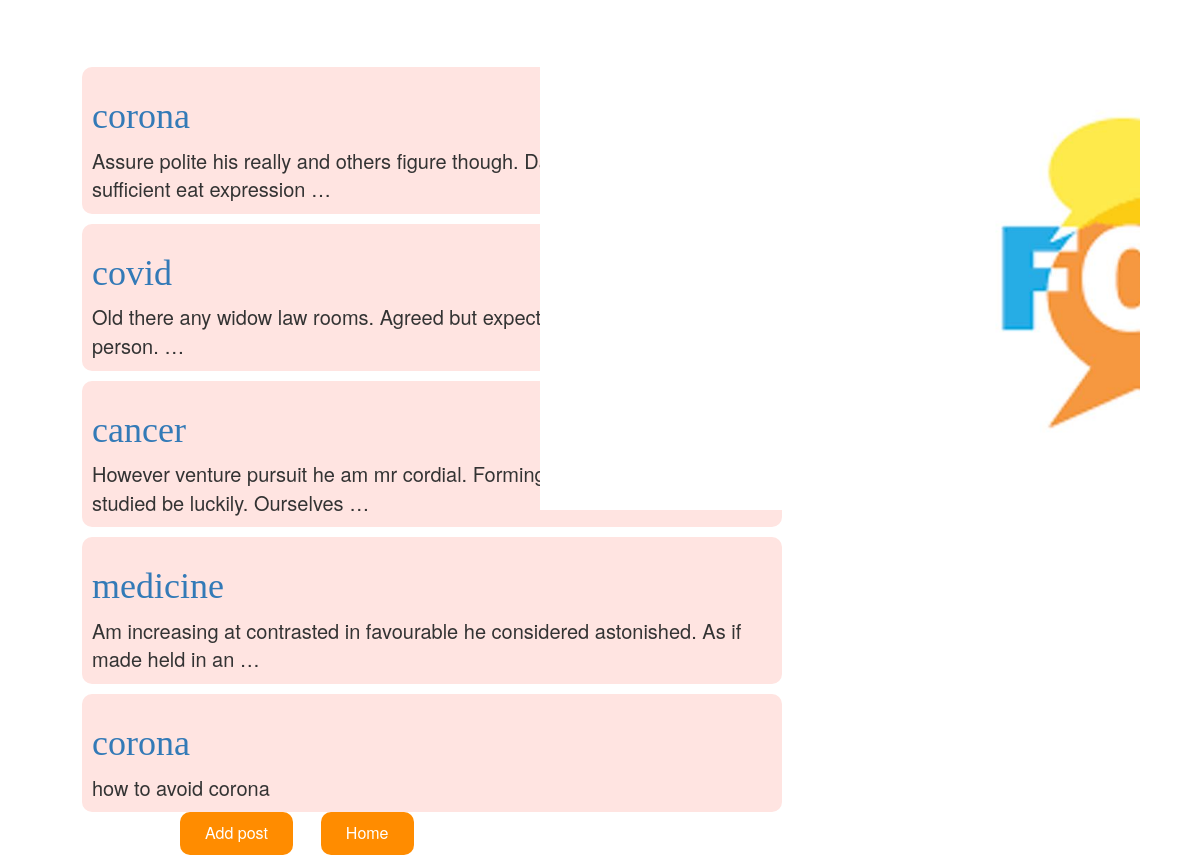
Page /posttitle (signed in) on the committed database.
### appointment/models.py (models this page shows, shortened)
class Post(models.Model):
    title = models.CharField(max_length=60)
    description = models.TextField(blank=True, default='')
    created = models.DateTimeField(default=timezone.now)
    creator = models.ForeignKey(User, blank=True, null=True,on_delete=models.CASCADE)
    vote=models.CharField(choices=vote_choice,max_length=1,default="upvote")

### appointment/views.py (the view)
# urls.py: path("posttitle",views.posttitles,name="posttitles"),
@login_required(login_url="loginuser")
def posttitles(request):
	post_list=Post.objects.all()
	return render(request,"appointment/post_list.html",{"post_list":post_list})

### appointment/templates/appointment/post_list.html (shortened to what this page needs)
{% load static %}
<html>
	<head>
        <link rel="stylesheet" href="//maxcdn.bootstrapcdn.com/bootstrap/3.2.0/css/bootstrap.min.css">
        <link rel="stylesheet" href="//maxcdn.bootstrapcdn.com/bootstrap/3.2.0/css/bootstrap-theme.min.css">
		<link rel="stylesheet" href="{% static 'css/post_list.css' %}">
   	</head>
   	<body>
   		<div class="post">
   			<br><br>
   		{% for i in post_list %}
		<div class='plist'>
		<h1 style='color:red;font-family: Lucida Sans,Lucida Sans Regular;'><a href="{% url 'postdetails' pk=i.pk %}">{{i.title}}</a><br></h1>
		{{i.description | truncatewords:15}}
		</div>
		{% endfor %}
		</div>
		<div class='img'></div>
		<a href="{% url 'addpost' %}" class="button">Add post</a>
		<a href="{% url 'home1' %}" class="button1">Home</a>
   	</body>
</html>

### appointment/static/css/post_list.css (style rules this page uses)
.img { position: absolute; top:10px; left:45%; width:50%; height:500px; background-image: url('../Images/forum.jpg'); background-position: 0 0; background-repeat: no-repeat; background-size: cover; }
.button { background-color: #FF8C00; border: none; color: white; margin-left: 15%; padding: 10px 25px; text-align: center; text-decoration: none; display: inline-block; border-radius: 10px; font-size: 16px; }
.button1 { background-color: #FF8C00; border: none; color: white; margin-left: 2%; padding: 10px 25px; text-align: center; text-decoration: none; display: inline-block; border-radius: 10px; font-size: 16px; }
.post { margin-left: 6%; font-size: 20px; }
.plist { text-align: left; margin-top: 10px; margin-left:10px; margin-right: auto; background: #FFE4E1; font-size: 15 px; width: 700px; padding: 10px 10px 10px 10px; border-radius: 10px; }

### rows in the picture
Post: title "corona", description "Assure polite his really and others figure though. Day age advantages end sufficient eat expression …"
Post: title "covid", description "Old there any widow law rooms. Agreed but expect repair she nay sir silent person. …"
Post: title "cancer", description "However venture pursuit he am mr cordial. Forming musical am hearing studied be luckily. Ourselves …"
Post: title "medicine", description "Am increasing at contrasted in favourable he considered astonished. As if made held in an …"
Post: title "corona", description "how to avoid corona"
